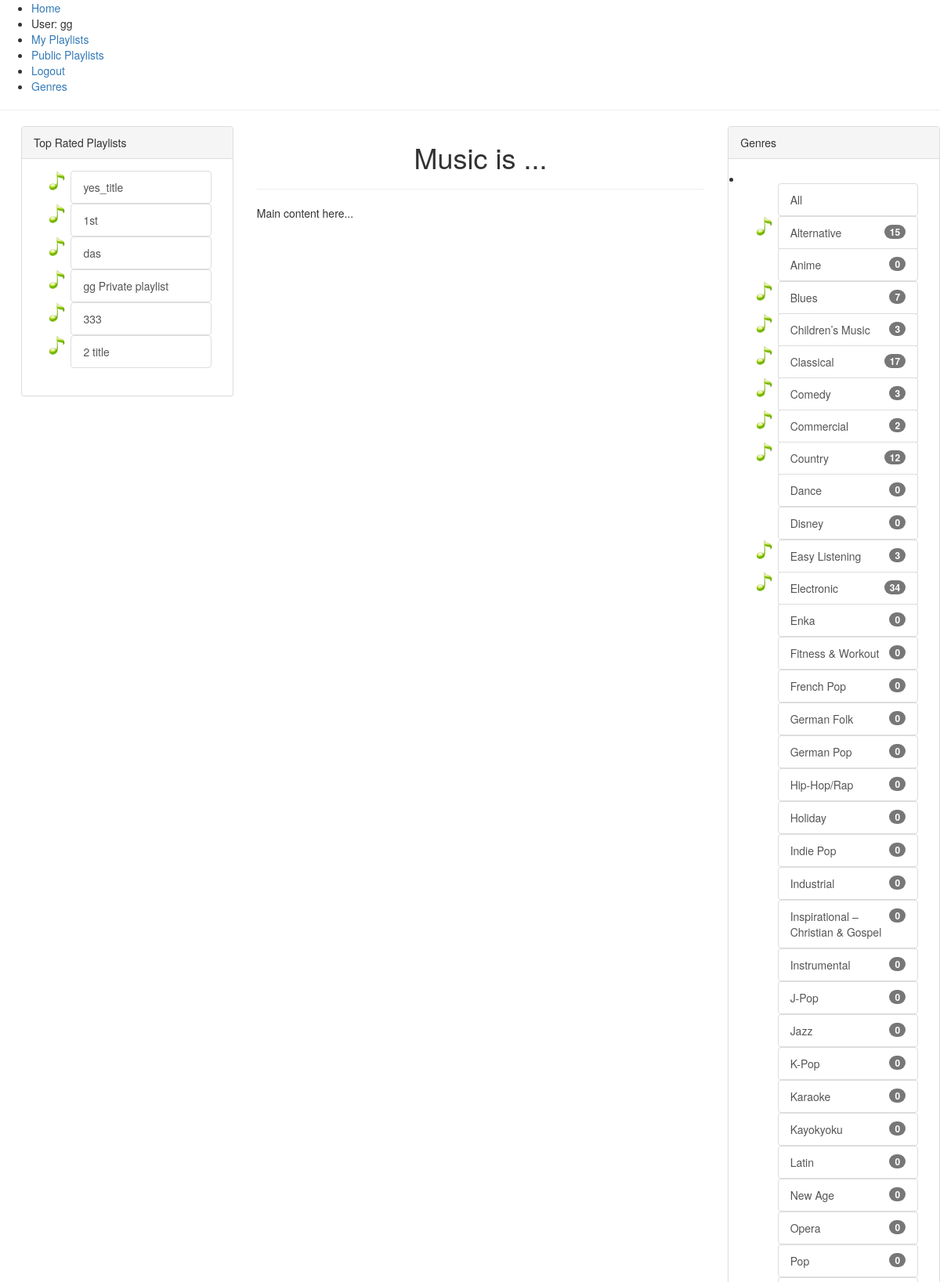
/ (signed in, upper part), run on the app's committed database.
### tables this page shows
CREATE TABLE `playlists` (
  `id` int(11) NOT NULL AUTO_INCREMENT,
  `user_id` int(11) NOT NULL,
  `title` varchar(45) NOT NULL,
  `date_created` datetime NOT NULL,
  `likes` int(11) NOT NULL DEFAULT '0',
  `dislikes` int(11) NOT NULL DEFAULT '0',
  `songs_count` int(11) NOT NULL DEFAULT '0',
  `description` varchar(200) DEFAULT NULL,
  `is_private` bit(1) NOT NULL,
  PRIMARY KEY (`id`),
  KEY `FK_playlist_users_idx` (`user_id`),
  CONSTRAINT `FK_playlist_users` FOREIGN KEY (`user_id`) REFERENCES `users` (`id`) ON DELETE NO ACTION ON UPDATE NO ACTION
);

CREATE TABLE `genres` (
  `id` int(11) NOT NULL AUTO_INCREMENT,
  `name` varchar(45) NOT NULL,
  PRIMARY KEY (`id`),
  UNIQUE KEY `name_UNIQUE` (`name`)
);

### views/home/index.php (called while the page is built)
<?php
include DX_ROOT_DIR.'views/layouts/default/default.php';

### models/baseModel.php (called while the page is built, shortened)
<?php
class BaseModel
{
    public function __construct($args = array())
    {
        $args = array_merge(array(
            'where' => '',
            'columns' => '*',
            'limit' => 0
        ), $args);
        $db = \Lib\Database::get_instance();
        $this->dbConnection = $db::get_db();
    }
}

### lib/database.php (called while the page is built, shortened)
<?php
class Database {
    private static $db = null;
    private function __construct() {
        $host = DB_HOST;
        $username = DB_USERNAME;
        $password = DB_PASSWORD;
        $database = DB_NAME;
        $db = new \mysqli( $host, $username, $password, $database );
        $db->set_charset("utf8");
        self::$db = $db;
    }
    public static function get_instance() {
        static $instance = null;
        if( null === $instance ) {
            $instance = new static();
        }
        return $instance;
    }
    public static function get_db() {
        return self::$db;
    }
}

### models/ranksModel.php (called while the page is built, shortened)
<?php
include_once 'baseModel.php';
class RanksModel extends BaseModel
{
    public function __construct($args = array())
    {
        $args['table'] = 'users_playlist_ranks';
    }
    public function highRatedPlaylists($first_number = 10)
    {
        $statement = $this->dbConnection->prepare(
            "SELECT
                p.title as title,
                p.id AS playlist_id,
                likes_info.likes_sum AS likes_sum,
                likes_info.dislikes_sum AS dislikes_sum
            FROM playlists p
            JOIN (SELECT
                        playlist_id as pid,
                        SUM(is_like) as likes_sum,
                        SUM(is_dislike) as dislikes_sum
                    FROM php_framework.users_playlist_ranks
                    GROUP BY playlist_id
                    ) likes_info
            ON  likes_info.pid = p.id
            ORDER BY likes_info.likes_sum DESC, likes_info.dislikes_sum ASC
            LIMIT 0, ?");
        $statement->bind_param('i', $first_number);
        $statement->execute();
        $result_set = $statement->get_result();
        $results = array();
        if (!empty($result_set) && $result_set->num_rows > 0) {
            while ($row = $result_set->fetch_assoc()) {
                $results[] = $row;
            }
        }
        return $results;
    }
}

### models/genresModel.php (called while the page is built, shortened)
<?php
include_once 'baseModel.php';
class GenresModel extends BaseModel
{
    public function __construct($args = array())
    {
        $args['table'] = 'genres';
    }
    public function getGenres()
    {
        $statement = $this->dbConnection->prepare("SELECT g.id, g.name, (SELECT COUNT(*) FROM genres_types where genres_types.genre_id=g.id) as genre_types_count FROM genres g");
        $statement->execute();
        $result_set = $statement->get_result();
        $results = array();
        if (!empty($result_set) && $result_set->num_rows > 0) {
            while ($row = $result_set->fetch_assoc()) {
                $results[] = $row;
            }
        }
        return $results;
    }
}

### views/genres/index.php (the view, shortened to what this page needs)
<div class="panel panel-default" id="genres-panel">
    <div class="panel-heading">Genres</div>
    <div class="panel-body">
        <ul class="list-group" id="genres-list">
            <li class="row">
                <div class="col-md-1"></div>
                <div class="col-md-10"><a href="" class="list-group-item">All</a></div>
            </li>
            <?php foreach ($this->genres as $genre) { ?>
                <li class="genre_li row">
                    <div class="li-bullet col-md-1 collapsed">
                        <?php if (count($genre['genres_types']) > 0) { ?>
                            <a class="collapseSymbol" data-toggle="collapse"
                               data-target=<?php echo '#collapse' . $genre['id']; ?>>
                                <img id="noteBulletId"
                                     src=<?php echo DX_ROOT_URL . 'content/images/genres/notebullet.png' ?>></a>
                        <?php } ?>
                    </div>
                    <div class="col-md-10">
                        <a href="" class="list-group-item the_genre">
                            <span class="badge"><?php echo $genre['genre_types_count']; ?></span>
                            <?php echo $genre['name'] ?>
                        </a>
                        <?php if (count($genre['genres_types']) > 0) { ?>
                            <div id=<?php echo 'panel' . $genre['id']; ?>>
                        <?php } ?>
                    </div>
                </li>
            <?php } ?>
    </div>
</div>
</div>

### views/ranks/top-rated.php (shortened to what this page needs)
<div class="panel panel-default" id="genres-panel">
    <div class="panel-heading">Top Rated Playlists</div>
    <div class="panel-body">
        <ul class="list-group" id="top-rated-list">
            <?php foreach ($this->data['top-playlists'] as $playlist) { ?>
                <li class="genre_li row">
                    <div class="li-bullet col-md-1 collapsed">
                        <a class="collapseSymbol" data-toggle="collapse"
                           data-target=<?php echo '#collapse' . $playlist['playlist_id']; ?>>
                            <img id="noteBulletId" src=<?php echo DX_ROOT_URL . 'content/images/genres/notebullet.png' ?>>
                        </a>
                    </div>
                    <div class="col-md-10">
                        <a href=<?php echo DX_ROOT_URL . 'songs/index/' . $playlist['playlist_id']; ?> class="list-group-item
                           the_genre">
                        <?php echo htmlspecialchars($playlist['title']); ?>
                        </a>
                    </div>
                </li>
            <?php } ?>
    </div>
</div>

### styles/styles.css (style rules this page uses)
.row { margin-left: 1%; }
#genres-panel { width: 100%; display: inline-block; }
#noteBulletId { display: inline; width: 25px; }
.genre_li { display: block; }

### data on the page
playlists: title "yes_title"
playlists: title "1st"
playlists: title "das"
playlists: title "gg Private playlist"
playlists: title "333"
playlists: title "2 title"
genres: genre_types_count "15", name "Alternative"
genres: genre_types_count "0", name "Anime"
genres: genre_types_count "7", name "Blues"
genres: genre_types_count "3", name "Children’s Music"
genres: genre_types_count "17", name "Classical"
genres: genre_types_count "3", name "Comedy"
genres: genre_types_count "2", name "Commercial"
genres: genre_types_count "12", name "Country"
genres: genre_types_count "0", name "Dance"
genres: genre_types_count "0", name "Disney"
genres: genre_types_count "3", name "Easy Listening"
genres: genre_types_count "34", name "Electronic"
genres: genre_types_count "0", name "Enka"
genres: genre_types_count "0", name "Fitness & Workout"
genres: genre_types_count "0", name "French Pop"
genres: genre_types_count "0", name "German Folk"
genres: genre_types_count "0", name "German Pop"
genres: genre_types_count "0", name "Hip-Hop/Rap"
genres: genre_types_count "0", name "Holiday"
genres: genre_types_count "0", name "Indie Pop"
genres: genre_types_count "0", name "Industrial"
genres: genre_types_count "0", name "Inspirational – Christian & Gospel"
genres: genre_types_count "0", name "Instrumental"
genres: genre_types_count "0", name "J-Pop"
genres: genre_types_count "0", name "Jazz"
genres: genre_types_count "0", name "K-Pop"
genres: genre_types_count "0", name "Karaoke"
genres: genre_types_count "0", name "Kayokyoku"
genres: genre_types_count "0", name "Latin"
genres: genre_types_count "0", name "New Age"
genres: genre_types_count "0", name "Opera"
genres: genre_types_count "0", name "Pop"

### other printed values
$_SESSION['username'] "gg"
